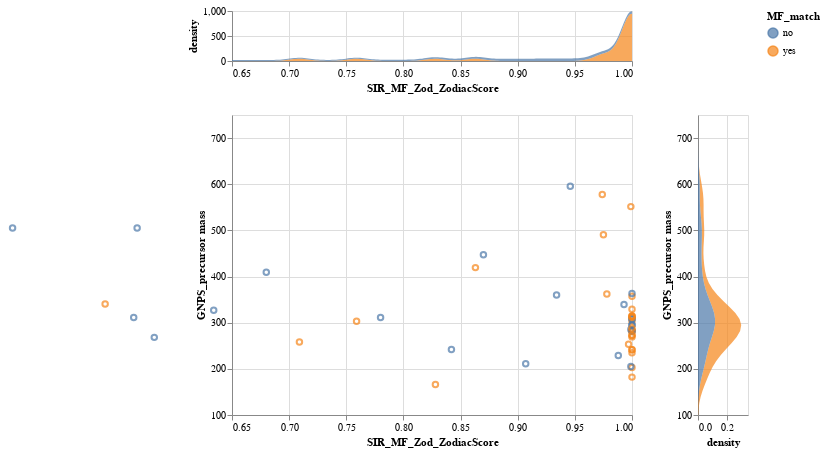

The code cell stored with this chart in its notebook:
### Markdown cell above
### View Molecular Formula (only for REGULAR library search)

### Code cell
dist_plot(check_matching_annotations.MF_pairs,'MF_match', zodiac_score_thresh)
